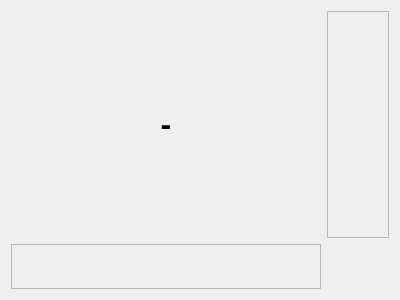
<?xml version="1.0" encoding="UTF-8"?>
<ui version="4.0">
 <class>GradientDisplayClass</class>
 <widget class="QDialog" name="GradientDisplayClass">
  <property name="geometry">
   <rect>
    <x>0</x>
    <y>0</y>
    <width>400</width>
    <height>300</height>
   </rect>
  </property>
  <property name="windowTitle">
   <string>GradientDisplay</string>
  </property>
  <layout class="QVBoxLayout" name="verticalLayout">
   <item>
    <layout class="QGridLayout" name="_2" rowstretch="5,1" columnstretch="5,1">
     <item row="0" column="0">
      <widget class="QLabel" name="ImgPrv">
       <property name="text">
        <string>&lt;!DOCTYPE HTML PUBLIC &quot;-//W3C//DTD HTML 4.0//EN&quot; &quot;http://www.w3.org/TR/REC-html40/strict.dtd&quot;&gt;
&lt;html&gt;&lt;head&gt;&lt;meta name=&quot;qrichtext&quot; content=&quot;1&quot; /&gt;&lt;style type=&quot;text/css&quot;&gt;
p, li { white-space: pre-wrap; }
&lt;/style&gt;&lt;/head&gt;&lt;body style=&quot; font-family:'DejaVu Sans'; font-size:9pt; font-weight:400; font-style:normal;&quot;&gt;
&lt;p align=&quot;center&quot; style=&quot; margin-top:0px; margin-bottom:0px; margin-left:0px; margin-right:0px; -qt-block-indent:0; text-indent:0px;&quot;&gt;&lt;span style=&quot; font-size:24pt; font-weight:600;&quot;&gt;-&lt;/span&gt;&lt;/p&gt;&lt;/body&gt;&lt;/html&gt;</string>
       </property>
      </widget>
     </item>
     <item row="0" column="1">
      <widget class="Graph" name="hgrad">
       <property name="autoFillBackground">
        <bool>false</bool>
       </property>
       <property name="frameShape">
        <enum>QFrame::StyledPanel</enum>
       </property>
       <property name="frameShadow">
        <enum>QFrame::Plain</enum>
       </property>
      </widget>
     </item>
     <item row="1" column="0">
      <widget class="Graph" name="vgrad">
       <property name="autoFillBackground">
        <bool>false</bool>
       </property>
       <property name="frameShape">
        <enum>QFrame::StyledPanel</enum>
       </property>
       <property name="frameShadow">
        <enum>QFrame::Plain</enum>
       </property>
      </widget>
     </item>
    </layout>
   </item>
  </layout>
 </widget>
 <layoutdefault spacing="6" margin="11"/>
 <customwidgets>
  <customwidget>
   <class>Graph</class>
   <extends>QFrame</extends>
   <header>ui/Graph.hh</header>
   <container>1</container>
  </customwidget>
 </customwidgets>
 <resources/>
 <connections/>
</ui>
